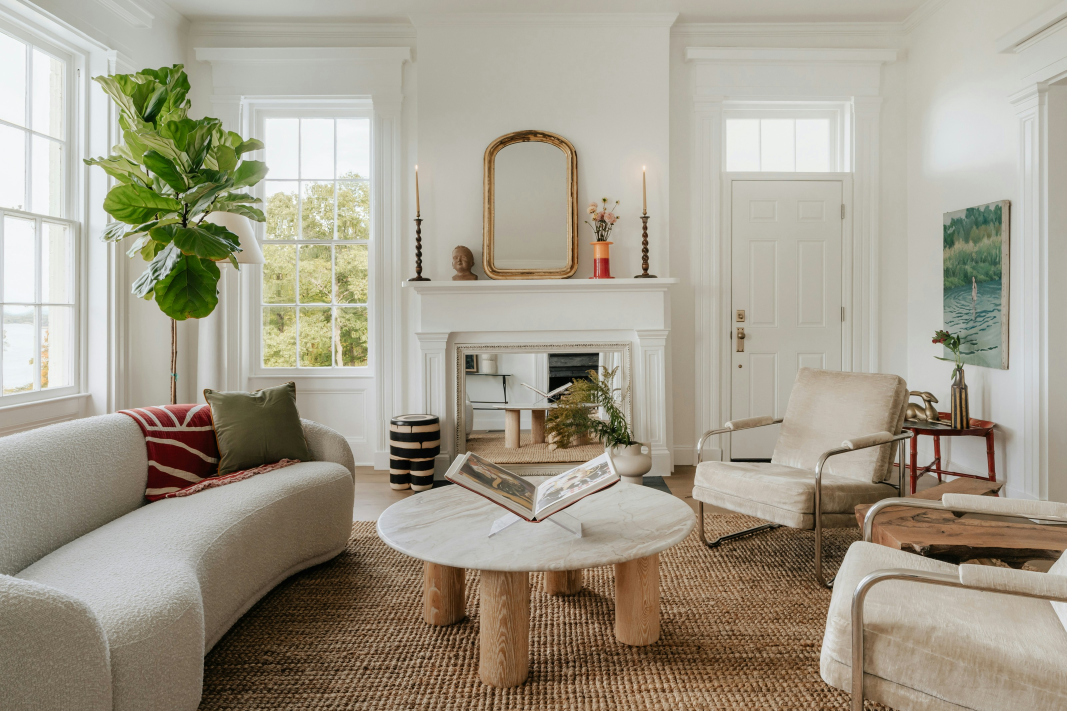
#> input picture tools/hero-room/source/room-hudson-claybanks.jpg, 3200 x 2133 px, found by its file name (shown at 1/3 size)
$ python make-hero-room.py tools/hero-room/source/room-hudson-claybanks.jpg
#> lines starting #> are read from the running program, lines starting #| are printed output that depends on the picture
# Makes the hero's living-room backdrop (public/img/hero-room-2560.webp, -3056.webp, -m.webp).
# Owner, 2026-10-20: picked "3 · Room under the phone" — the headline on clean white, a real, bright,
# symmetric living room showing from the buttons down, around the phone and the cards (a faded, greyed
# photo and a tile pattern were both rejected).
# 2026-10-22: the AI-made room (Flux, mirrored to exact symmetry) read as AI, so it was swapped for a real
# photograph. A real room is never mirror-perfect; this one is symmetric by its own architecture.
#
# Source: Clay Banks, "A living room filled with furniture and a fire place", Hudson, NY, Sony ILCE-7M3,
# published 2024-10-11. https://unsplash.com/photos/a-living-room-filled-with-furniture-and-a-fire-place-qdavoiFWGQc
# Unsplash License (free commercial use, no attribution required): https://unsplash.com/license
# Downloaded 2026-10-22 from https://images.unsplash.com/photo-1728649054288-61f332ee389b (3200 x 2133).
# Steps: crop the 3:2 photo to the hero's wide band (keeping the fireplace on the centre line), export the
# desktop sizes and the phone slice. The page lays a light white veil and fades over it in CSS (HeroCaspar.astro).
#
# Run from the repo root: python tools/hero-room/make-hero-room.py tools/hero-room/source/room-hudson-claybanks.jpg
import os
import sys

from PIL import Image

src = sys.argv[1]
# Where the wide band sits in the photo: 0 = top, 1 = bottom. The hero shows the band's lower half,
# so this keeps the sofas, rug and floor in view and lets the ceiling go.
anchor = float(sys.argv[2]) if len(sys.argv) > 2 else 0.85
out_dir = os.path.join(os.path.dirname(os.path.abspath(__file__)), '..', '..', 'public', 'img')
photo = Image.open(src).convert('RGB')
#> photo is the input picture: PIL image 3200x2133 RGB; mean R, G, B 163.5, 156.7, 140.7
W, H = photo.size
#> W = 3200; H = 2133

# The hero's backdrop ratio (2560 x 1126, ~2.27:1), full photo width.
bh = round(W * 1126 / 2560)
#> bh = 1408
y0 = round((H - bh) * anchor)
#> y0 = 616
img = photo.crop((0, y0, W, y0 + bh))
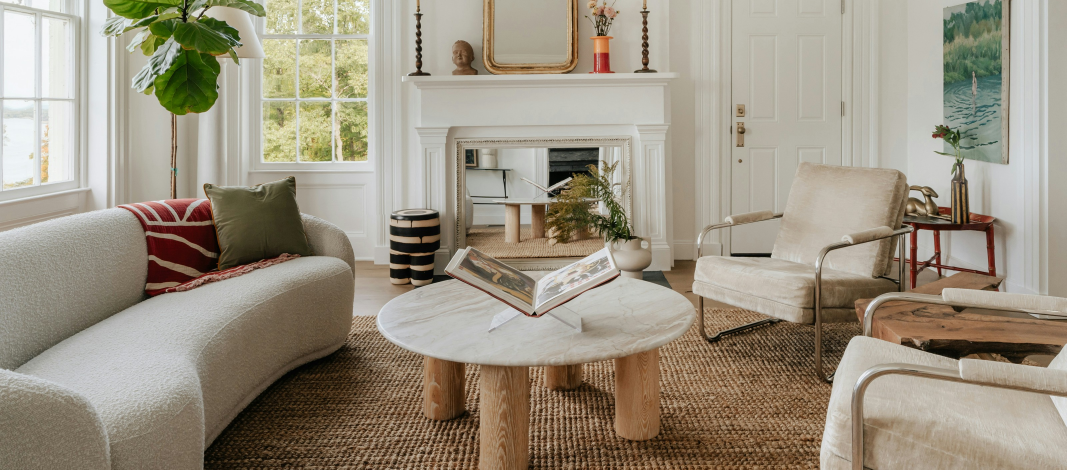
#> img: PIL image 3200x1408 RGB (shown at 1/3 size); mean R, G, B 155.4, 146.6, 130
print('photo', W, 'x', H, 'band y', y0, '..', y0 + bh)
#| photo 3200 x 2133 band y 616 .. 2024


def save(im_, name, width, quality):
#> called with name = 'hero-room-2560.webp', width = 2560, quality = 74
    h = round(im_.size[1] * width / im_.size[0])
#> h = 1126
    path = os.path.join(out_dir, name)
    out = im_ if width == im_.size[0] else im_.resize((width, h), Image.LANCZOS)
    out.save(path, 'WEBP', quality=quality, method=6)
    print(os.path.abspath(path), out.size[0], 'x', out.size[1], os.path.getsize(path), 'bytes')
#| public/img/hero-room-2560.webp 2560 x 1126 244168 bytes


# Desktop: the whole room at full width (1x screens and 2x screens up to ~1520 CSS px wide).
save(img, 'hero-room-2560.webp', 2560, 74)
save(img, 'hero-room-3056.webp', min(3056, img.size[0]), 70)
#| public/img/hero-room-3056.webp 3056 x 1345 289526 bytes
# Phone: the centred slice behind the phone mock-up, 0.8 wide:tall, from the full photo height so the
# room isn't cropped to a sliver (1000 px covers 390 CSS px at 2.5x).
cw = int(H * 0.8)
#> cw = 1706
x0 = (W - cw) // 2
#> x0 = 747
save(photo.crop((x0, 0, x0 + cw, H)), 'hero-room-m.webp', 1000, 70)
#> call 3 of save, with name = 'hero-room-m.webp', width = 1000, quality = 70
#> in save (call 3), `out = im_ if width == im_.size[0] else im_.resize((width, h), Image.LA..`:
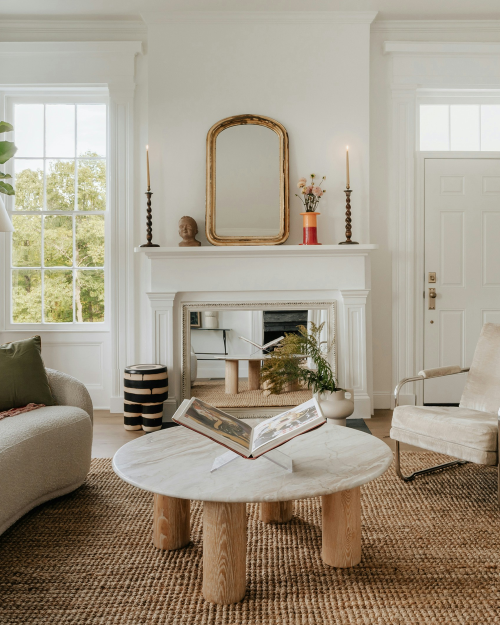
#> out: PIL image 1000x1250 RGB (shown at 1/2 size); mean R, G, B 162.1, 152.4, 135.6
#| public/img/hero-room-m.webp 1000 x 1250 110184 bytes

$ run again, with tools/hero-room/source/room-fireplace-flux.webp saved as tools/hero-room/source/room-hudson-claybanks.jpg
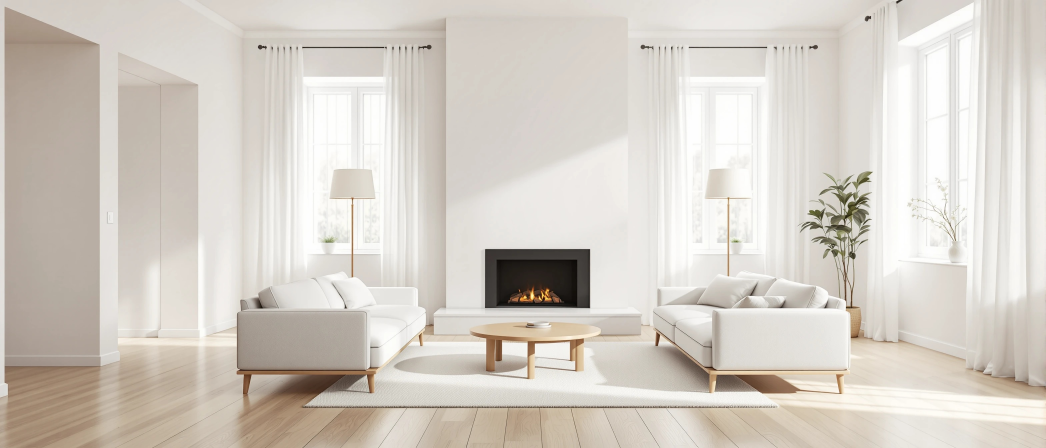
#> input picture tools/hero-room/source/room-fireplace-flux.webp, 3136 x 1344 px, found by its file name (shown at 1/3 size)
#> photo is the input picture: PIL image 3136x1344 RGB; mean R, G, B 212.8, 206.5, 198.1
#> `img = photo.crop((0, y0, W, y0 + bh))`:
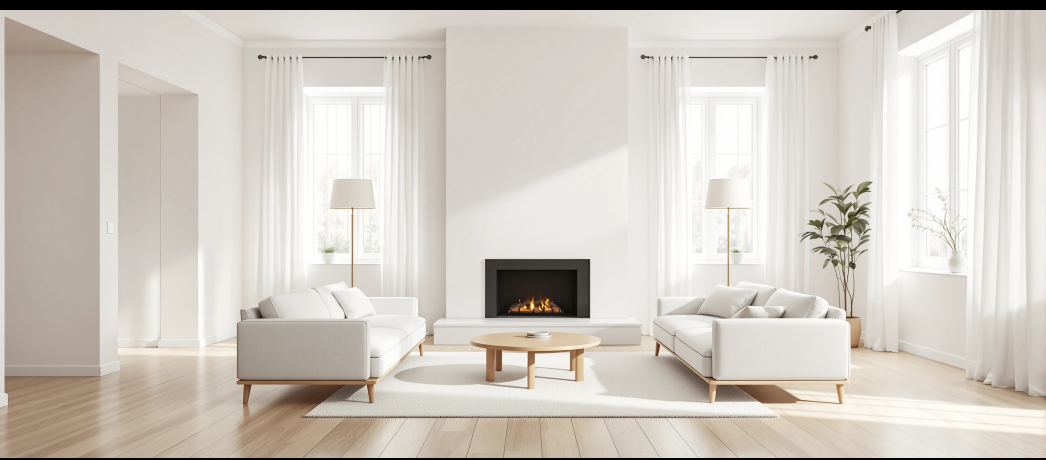
#> img: PIL image 3136x1379 RGB (shown at 1/3 size); mean R, G, B 207.4, 201.2, 193.1
#| photo 3136 x 1344 band y -30 .. 1349
#| public/img/hero-room-2560.webp 2560 x 1126 61686 bytes
#> out: PIL image 3056x1344 RGB
#| public/img/hero-room-3056.webp 3056 x 1344 73810 bytes
#> in save (call 3), `out = im_ if width == im_.size[0] else im_.resize((width, h), Image.LA..`:
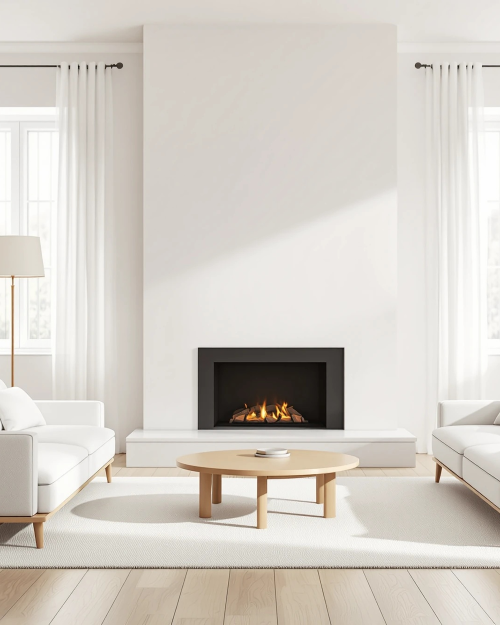
#> out: PIL image 1000x1250 RGB (shown at 1/2 size); mean R, G, B 212.4, 206.9, 199.2
#| public/img/hero-room-m.webp 1000 x 1250 27164 bytes
